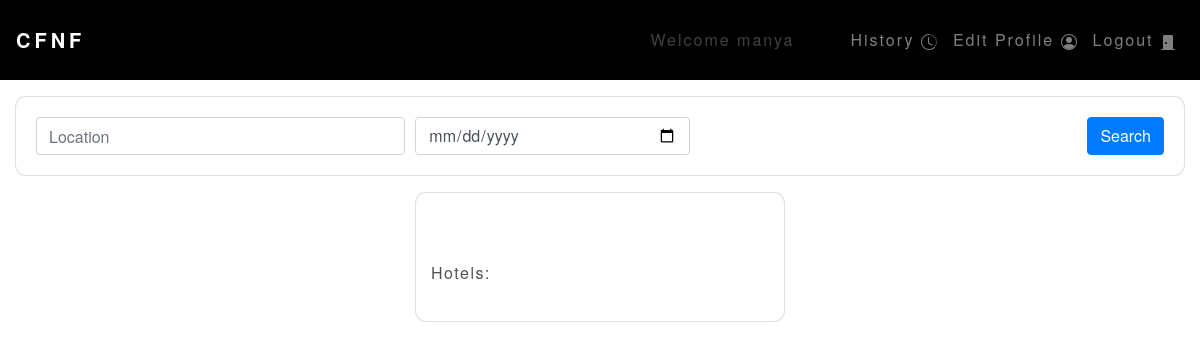
/store/hotels (signed in), run on an earlier commit of the app's database.
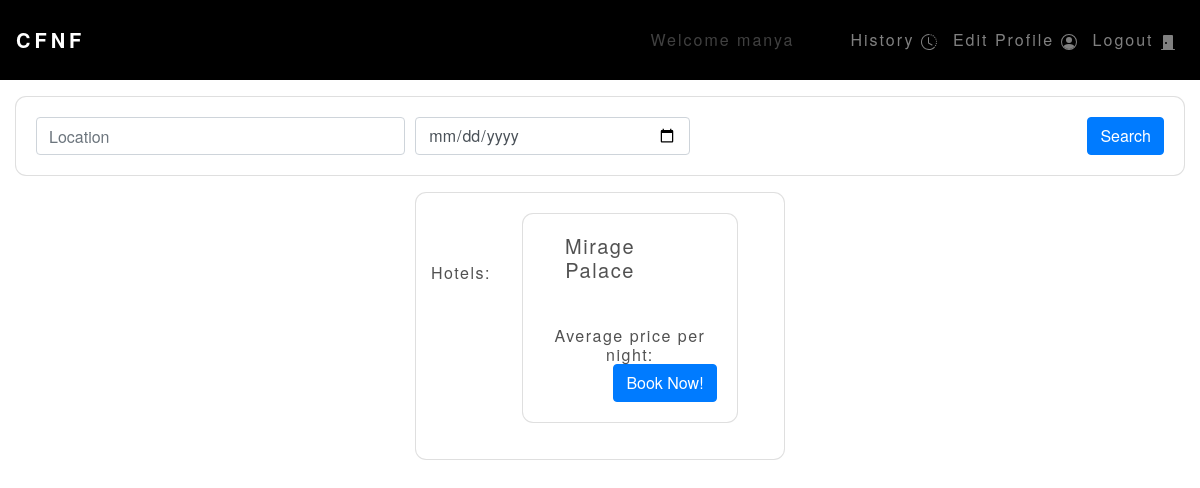
And on a later commit of the database.
### store/models.py (models this page shows)
class Hotel(models.Model):
    place = models.ForeignKey('Location', on_delete=models.CASCADE)
    address = models.CharField(max_length=300, null=True)
    name = models.CharField(max_length=20, null=True)
    numrooms = models.IntegerField(default=2)
    no_std = models.IntegerField(null=True) #number of standard rooms
    no_spl = models.IntegerField(null=True) #number of special rooms
    no_suite = models.IntegerField(null=True) #number of suites
    price_std = models.IntegerField(null=True)
    price_spl = models.IntegerField(null=True)
    price_suite = models.IntegerField(null=True)
    stars = models.FloatField(default=4.0)
    pets = models.CharField(max_length=10, null=True)
    wifi = models.CharField(max_length=10, null=True)
    pool = models.CharField(max_length=10, null=True)
    parking = models.CharField(max_length=10, null=True)
    def __str__(self):
        return self.name
    @staticmethod
    def get_all_hotels():
        return Hotel.objects.all()
    class Meta:
        ordering = ['name']

### store/views.py (the view, shortened to what this page needs)
# urls.py: path('hotels', views.AllHotels.as_view(), name='hotels'),
class AllHotels (View):
    def get (self,request):
        hotels = Hotel.get_all_hotels().order_by('name')
        places = Location.objects.all()
        print(hotels)
        return render(request, 'store/hotels.html', {'hotels' : hotels, 'location': places})

### store/templates/store/hotels.html (shortened to what this page needs)
{% extends 'base.html' %}
{% block page %}
<div class="container-fluid mt-3">
    <div class="card text-center">
        <div class="card-body">
            <form action="/store/hotels" method="POST">
                <div class="form-row">
                    <div class="col-lg-4">
                        {% if lochotel %}
                        <input type="text" name='place' value="{{lochotel}}" class="form-control" placeholder="Location">
                        {% else %}
                        <input type="text" name='place' class="form-control" placeholder="Location">
                        {% endif %}
                    </div>
                    <div class="col-lg-3">
                        <input type="date" name='date' value="{{stdate}}" class="form-control">
                    </div>
                    <div class="col">
                        <input type="submit" value="Search" class="btn btn-primary float-right">
                    </div>
                </div>
            </form>
        </div>
      </div>
</div>
<div class="container-fluid mt-3">
    <div class="row">
            <div class="col-lg-4 mx-auto">
                <div class="card text-center" style="background-color: rgba(255, 255, 255, 0.253); color: rgba(37, 36, 36, 0.795);">
                    <div class="card-body" >
                        <div class="form-row">
                            <p class="mt-5">Hotels:</p>
                        <div class="col-lg-8 mx-auto">
                            {% for htls in hotels %}
                            <div class="row mx-auto mb-3">
                                <div class="card w-100 text-center">
                                    <div class="card-body">
                                        <div class="row">
                                            <div class="col-8"><h5 class="card-title float-left ml-2">{{htls.name}}</h5></div>
                                            <div class="col"><h6 class="card-text mr-4">{{htl.stars}}</h6></div>
                                        </div>
                                        <div class="row mx-auto mt-3">
                                            <h6 class="card-text mx-auto">Average price per night: {{ htl.price_std }}</h6>
                                        </div>
                                        <button type="button" class="btn btn-primary float-right" data-toggle="modal" data-target="#exampleModal">
                                            Book Now!
                                        </button>
                                    </div>
                                </div>
                            </div>
                            {% endfor %}
                        </div>
                        </div>
                    </div>
                </div>
            </div>
        </div>
</div>
{% endblock %}

What changed in the data, as far as the page shows it:
added Hotel: name "Mirage Palace"
